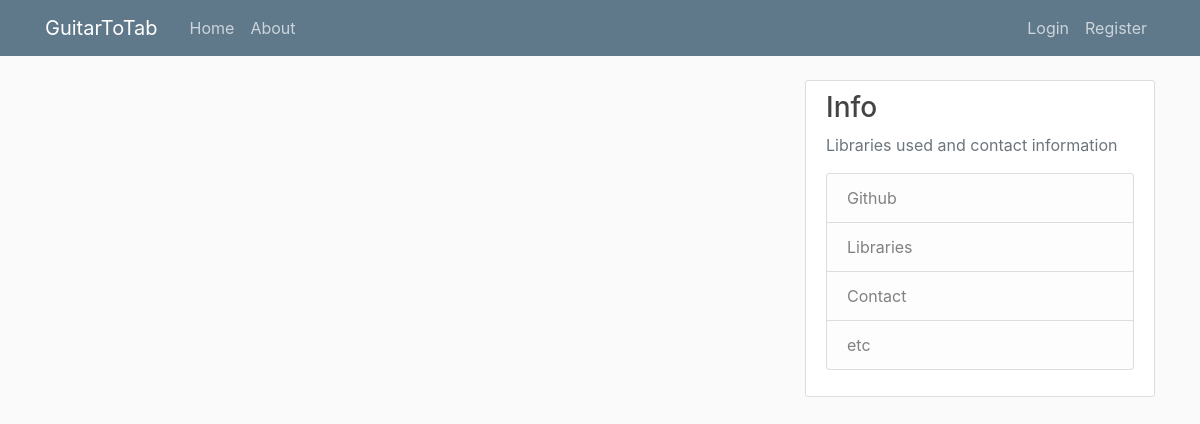
Page /home on the earlier database version.
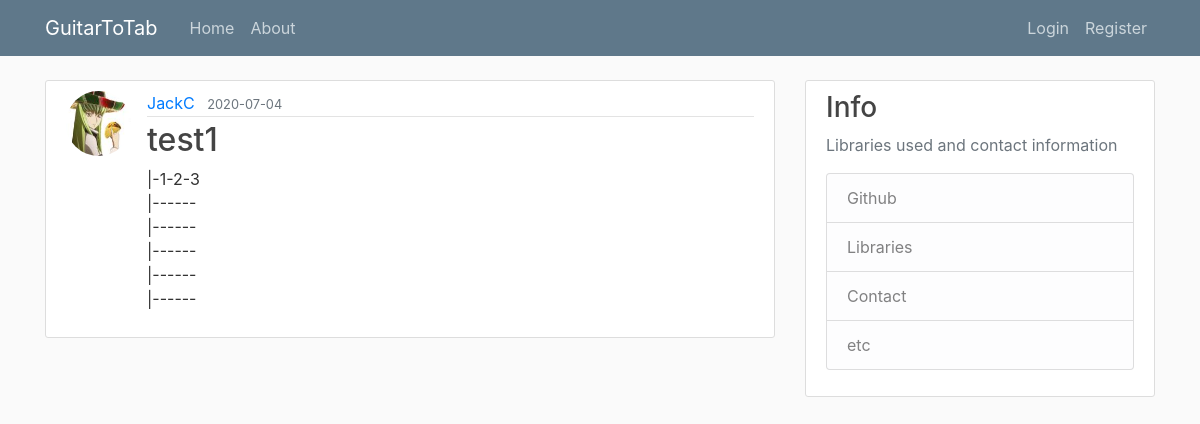
Same page on the later database version.
### guitartotab/models.py (models this page shows, shortened)
class Tab(db.Model):
    id = db.Column(db.Integer, primary_key=True)
    title = db.Column(db.String(100), nullable=False)
    date_posted = db.Column(db.DateTime, nullable=False, default=datetime.utcnow)
    content = db.Column(db.Text, nullable=False)
    user_id = db.Column(db.Integer, db.ForeignKey('user.id'), nullable=False)

class User(db.Model, UserMixin):
    id = db.Column(db.Integer, primary_key=True)
    username = db.Column(db.String(20), unique=True, nullable=False)
    email = db.Column(db.String(120), unique=True, nullable=False)
    image_file = db.Column(db.String(20), nullable=False, default='default.jpg')
    password = db.Column(db.String(60), nullable=False)
    tabs = db.relationship('Tab', backref='author', lazy=True)

### guitartotab/routes.py (the view)
@app.route('/')
@app.route('/home')
def home():
    tabs = Tab.query.all()
    return render_template('home.html', title='Home', tabs=tabs)

### guitartotab/templates/home.html
{% extends "base.html" %}
{% block content %}
    {% for tab in tabs %}
        <article class="media content-section">
          <img class="rounded-circle article-img" src="{{ url_for('static', filename='profile_pics/' + tab.author.image_file) }}">
          <div class="media-body">
            <div class="article-metadata">
              <a class="mr-2" href="#">{{ tab.author.username }}</a>
              <small class="text-muted">{{ tab.date_posted.strftime('%Y-%m-%d') }}</small>
            </div>
            <h2><a class="article-title" href="{{ url_for('tab', tab_id=tab.id) }}">{{ tab.title }}</a></h2>
            <p class="article-content">{{ tab.content }}</p>
          </div>
        </article>
    {% endfor %}
{% endblock content %}

### guitartotab/templates/base.html (shortened to what this page needs)
<!DOCTYPE html>
<html>
<head>
    <link rel="stylesheet" href="https://maxcdn.bootstrapcdn.com/bootstrap/4.0.0/css/bootstrap.min.css">
    <link rel="stylesheet" type="text/css" href="{{ url_for('static', filename='main.css') }}">
</head>
<body>
    <header class="site-header">
        <nav class="navbar navbar-expand-md navbar-dark bg-steel fixed-top">
          <div class="container">
            <a class="navbar-brand mr-4" href="/">GuitarToTab</a>
            <div class="collapse navbar-collapse" id="navbarToggle">
              <div class="navbar-nav mr-auto">
                <a class="nav-item nav-link" href="{{ url_for('home') }}">Home</a>
                <a class="nav-item nav-link" href="{{ url_for('about') }}">About</a>
              </div>
              <div class="navbar-nav">
                {% if current_user.is_authenticated %}
                  <a class="nav-item nav-link" href="{{ url_for('new_tabs') }}">New Tab</a>
                  <a class="nav-item nav-link" href="{{ url_for('account') }}">Account</a>
                  <a class="nav-item nav-link" href="{{ url_for('logout') }}">Logout</a>
                {% else %}
                  <a class="nav-item nav-link" href="{{ url_for('login') }}">Login</a>
                  <a class="nav-item nav-link" href="{{ url_for('register') }}">Register</a>
                {% endif %}
              </div>
            </div>
          </div>
        </nav>
     </header>
     <main role="main" class="container">
      <div class="row">
        <div class="col-md-8">
          {% block content %}{% endblock %}
        </div>
        <div class="col-md-4">
          <div class="content-section">
            <h3>Info</h3>
            <p class='text-muted'> Libraries used and contact information
              <ul class="list-group">
                <li class="list-group-item list-group-item-light">Github</li>
                <li class="list-group-item list-group-item-light">Libraries</li>
                <li class="list-group-item list-group-item-light">Contact</li>
                <li class="list-group-item list-group-item-light">etc</li>
              </ul>
            </p>
          </div>
        </div>
      </div>
    </main>
</body>
</html>

### guitartotab/static/main.css (style rules this page uses)
body { background: #fafafa; color: #333333; margin-top: 5rem; }
h1, h2, h3, h4, h5, h6 { color: #444444; }
.bg-steel { background-color: #5f788a; }
.site-header .navbar-nav .nav-link { color: #cbd5db; }
.content-section { background: #ffffff; padding: 10px 20px; border: 1px solid #dddddd; border-radius: 3px; margin-bottom: 20px; }
.article-title { color: #444444; }
.article-content { white-space: pre-line; }
.article-img { height: 65px; width: 65px; margin-right: 16px; }
.article-metadata { padding-bottom: 1px; margin-bottom: 4px; border-bottom: 1px solid #e3e3e3 }

Differences in the rows shown:
added Tab: image_file (picture), author.username "JackC", date_posted "2020-07-04", title "test1", content "|-1-2-3 |------ |------ |------ |------ |------"
